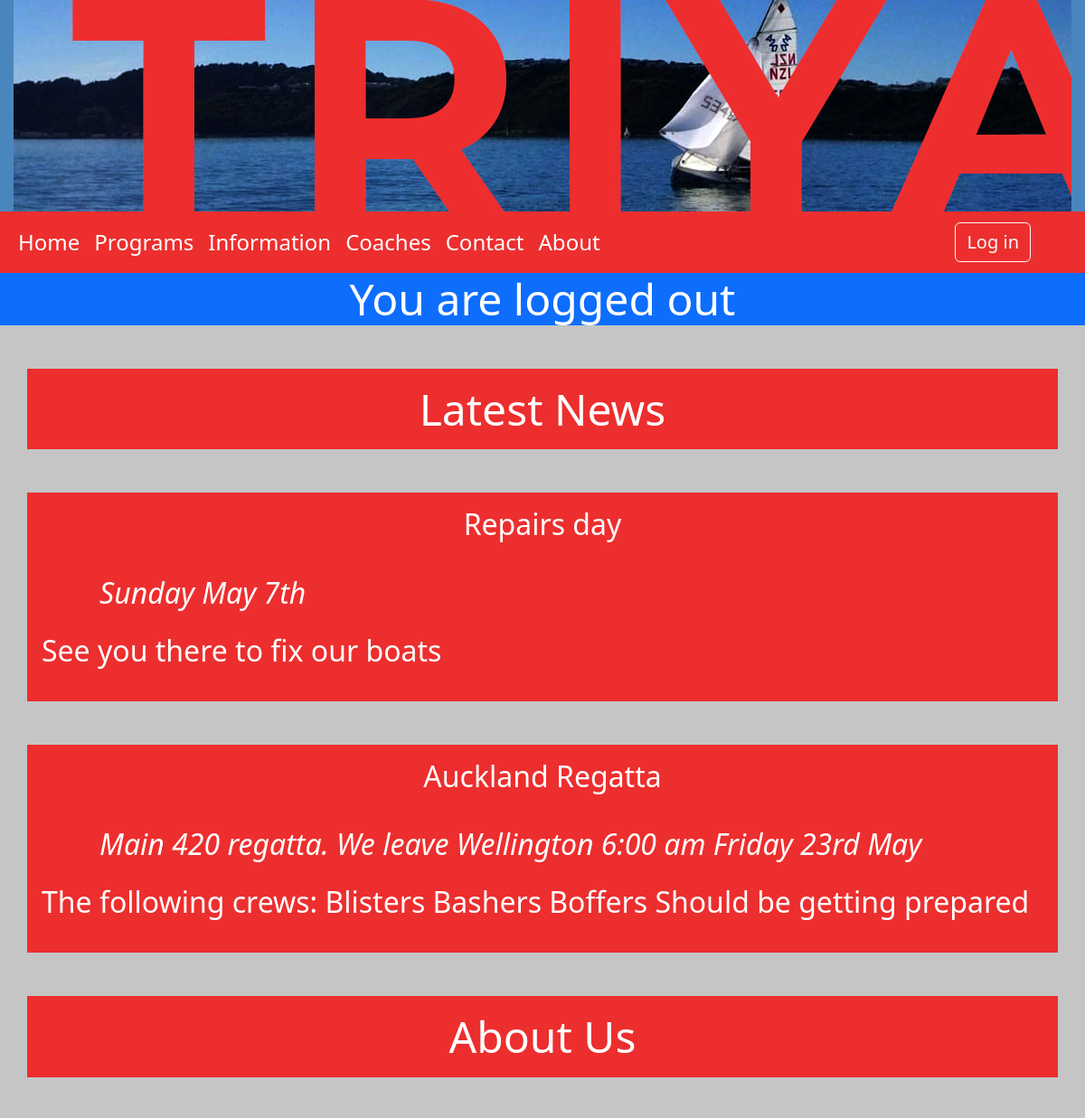
Before: / (upper part) with the older database file.
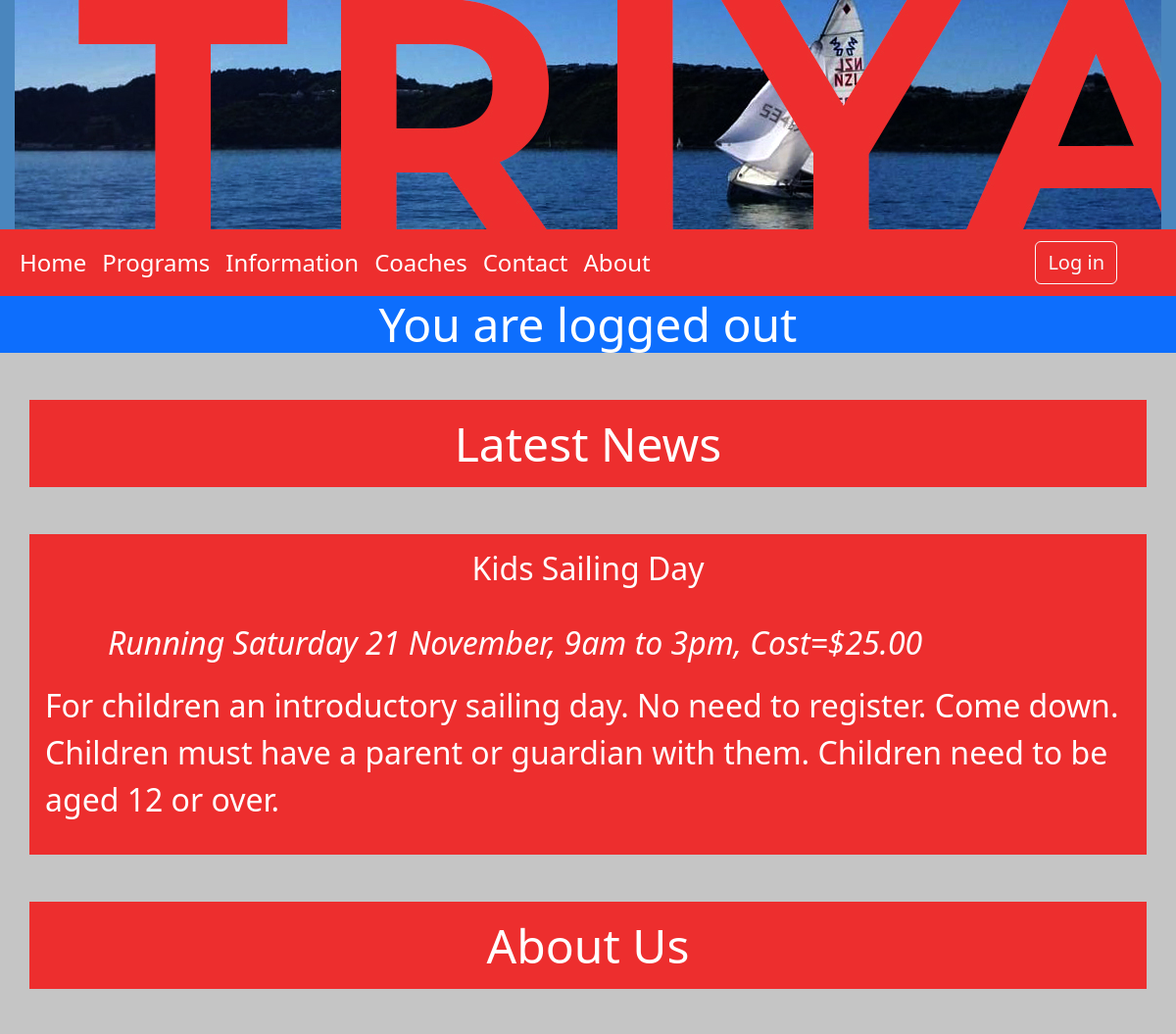
After: the same page with the newer database file.
### tables this page shows
CREATE TABLE newsitem(
    id integer primary key autoincrement not null,
    header text not null,
    details text not null,
    content text not null,
    updated_at date
);

### server.py (the view)
@app.route("/")
def index():
    sql = "select header, content, image from page where pagenumber = 1;"
    result = run_search_query(sql, db_path)
    sql="select id, header, details, content from newsitem order by updated_at desc;"
    news = run_search_query(sql,db_path)
    return render_template("index.html", page_data=result, news_data= news)

### db_functions.py (called while the page is built)
def run_search_query(sql_query, file_path, rowfactory=True):
    try:
        db = sqlite3.connect(file_path)
        if rowfactory:
            db.row_factory = sqlite3.Row
        cursor = db.cursor()
        cursor.execute(sql_query)
        result = cursor.fetchall()
        cursor.close()
    except sqlite3.Error as error:
        print("Error while creating sqlite table: {}".format(error))
    finally:
        if db:
            db.close()
        if result:
            return result

### templates/index.html (shortened to what this page needs)
{% extends "main_template.html" %}
{% block content %}
 <div class="container container-bg my-5 p-3" id="news"> <h2 class="m-0">Latest News</h2> </div>
{% if news_data %}
{% for x in news_data %}
<div class="container container-bg my-5 p-3">
    <h3>{{x["header"]}}</h3>
    <p class="quote-font">{{ x["details"] }}</p>
    <p class="main-para">{{ x["content"] }}</p>
</div>
{% endfor %}
{% endif %}
 <div class="container container-bg my-5 p-3" id="about"> <h2 class="m-0">About Us</h2></div>
{% endblock %}

### templates/main_template.html (shortened to what this page needs)
<!DOCTYPE html>
<html lang="en">
<head>
    <link href="https://cdn.jsdelivr.net/npm/bootstrap@5.2.0/dist/css/bootstrap.min.css" rel="stylesheet">
    <link rel="stylesheet" href="https://cdnjs.cloudflare.com/ajax/libs/font-awesome/4.7.0/css/font-awesome.min.css">
    <link rel="stylesheet" type="text/css" href="{{ url_for('static', filename='styles/triya-styles.css') }}">
</head>
<body>
<div class="container-fluid bg-main">
    <img class="img-fluid mx-auto d-block" src="{{ url_for('static', filename='images/hero_image.jpg') }}" alt="Hero image">
</div>
<nav class="navbar navbar-expand-sm bg-nav navbar-dark">
  <div class="container-fluid">
    <div class="collapse navbar-collapse" id="collapsibleNavbar">
          <ul class="navbar-nav ">
            <li class="nav-item">
                <a class="nav-link" href="{{ url_for('index') }}">Home</a>
            </li>
            <li class="nav-item">
                <a class="nav-link" href="{{ url_for('programs') }}">Programs</a>
            </li>
            <li class="nav-item">
                <a class="nav-link" href="{{ url_for('information') }}">Information</a>
            </li>
            <li class="nav-item">
                <a class="nav-link" href="{{ url_for('index') }}#coaches">Coaches</a>
            </li>
            <li class="nav-item">
                <a class="nav-link" href="{{ url_for('programs') }}#contactform">Contact</a>
            </li>
              <li class="nav-item">
                <a class="nav-link" href="{{ url_for('index') }}#about">About</a>
            </li>
        </ul>
    </div>
    <div class="text-end">
        {% if session["Username"] %}
     <a href="{{ url_for('log_out') }}" class="btn btn-outline-light me-5">Log out</a>
        {% else %}
         <a href="{{ url_for('log_in') }}" class="btn btn-outline-light me-5">Log in</a>
        {% endif %}
    </div>
  </div>
</nav>
{% if session["Username"] %}
<div class="bg-warning display-5 text-white text-center ">
{% for x,y in session.items() %}
{{x}} : {{y}} <br>
{% endfor %}
     </div>
{% else %}
<div class="bg-primary display-5 text-white text-center "> You are logged out</div>
 {% endif %}
{% block content %}
{% endblock %}
</body>
</html>

### static/styles/triya-styles.css (style rules this page uses)
:root { --main-bg: rgb(197, 197, 197); --main-bg-color: rgb(74,134,190); --main-nav-text:rgb(255,255,255); --main-nav-bg: rgb(237,46,46); --main-nav-hover: rgb(161, 20, 20); --main-box-bg: rgb(237,46,46); }
body { font-size: 100%; background-color: var(--main-bg) }
.bg-main { background-color: var(--main-bg-color) }
.bg-nav { background-color: var(--main-nav-bg); }
.nav-link, .nav-link:hover { color: var(--main-nav-text); font-size: 1.5em; }
.btn { font-size:1.25em; }
.container-bg { background-color: var(--main-box-bg); }
.quote-font { font-size: 2em; color : white; font-style: italic; padding:0em 2em; }
h2 { font-size: 3em; color: white; text-align: center; margin-bottom: 1em; }
h3 { font-size: 2em; color: white; text-align: center; margin-bottom: 1em; }
.main-para { font-size: 2em; color: white; }

Changed rows visible on the page:
removed newsitem: header "Repairs day", details "Sunday May 7th", content "See you there to fix our boats"
removed newsitem: header "Auckland Regatta", details "Main 420 regatta. We leave Wellington 6:00 am Friday 23rd May", content "The following crews: Blisters Bashers Boffers Should be getting prepared"
added newsitem: header "Kids Sailing Day", details "Running Saturday 21 November, 9am to 3pm, Cost=$25.00", content "For children an introductory sailing day. No need to register. Come down. Children must have a parent or guardian with them. Children need to be aged 12 or over."
